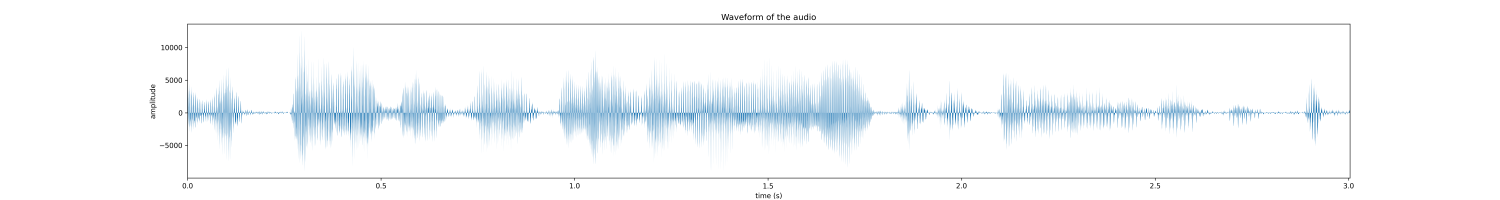
#> input picture Audio Processing/plot_scipy_audio.png, 9000 x 1200 px (shown at 1/6 size)
$ jupyter execute --allow-errors 'Inference (6).ipynb'   (shell and % lines are left out)
#> lines starting #> are read from the running program, lines starting #| are printed output that depends on the picture
# TTS

[cell 1]
%cd tortoise-tts-fast

[cell 2]
import IPython
import torchaudio
from tortoise.api import TextToSpeech

#> (a cell that did not finish here is left out)

[cell 4]
text = "This audio has been generated by Tortoise Text to Speech Model."

[cell 5]
# Pick a "preset mode" to determine quality. Options: {"ultra_fast", "fast" (default), "standard", "high_quality"}.
preset = "ultra_fast"

#> (a cell that did not finish here is left out)

[cell 7]
#Cloning Voice From Tortoise Given Samples
from tortoise.utils.audio import load_voice

#> (the rest of this cell did not finish here and is left out)

# ASR

[cell 8]
import whisper

# Model Options
# [tiny, base, small,	medium, large, large-v2]

#> (the rest of this cell did not finish here and is left out)

#> (a cell that did not finish here is left out)

[cell 10]
import librosa
import librosa.display
import matplotlib.pyplot as plt

# Load an example audio file
#> (the rest of this cell did not finish here and is left out)

[cell 11]
import cv2
import matplotlib.pyplot as plt

img = cv2.imread('./plot_scipy_audio.png')
#> img is the input picture: shape (1200, 9000, 3); mean B, G, R 250.8, 248.7, 245.7
img = cv2.cvtColor(img, cv2.COLOR_BGR2RGB)
gray = cv2.cvtColor(img, cv2.COLOR_BGR2GRAY)
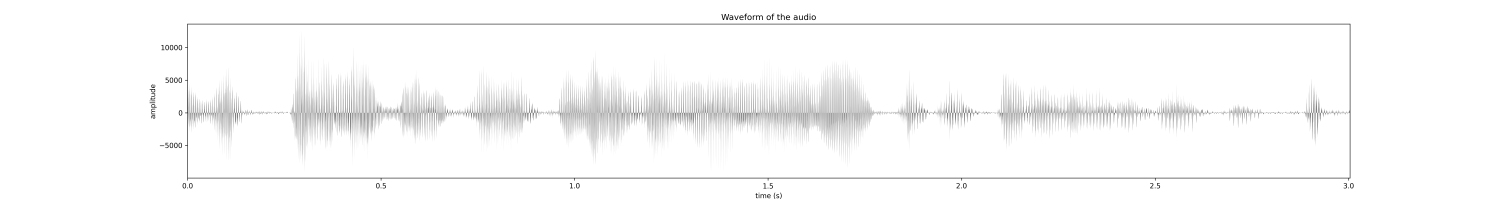
#> gray: shape (1200, 9000) (shown at 1/6 size); min 0, max 255, mean 249
b, g, r = cv2.split(img)
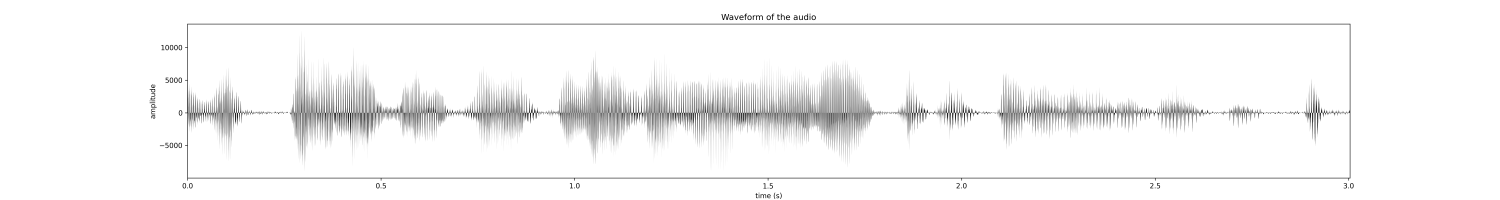
#> b: shape (1200, 9000) (shown at 1/6 size); min 0, max 255, mean 245.7
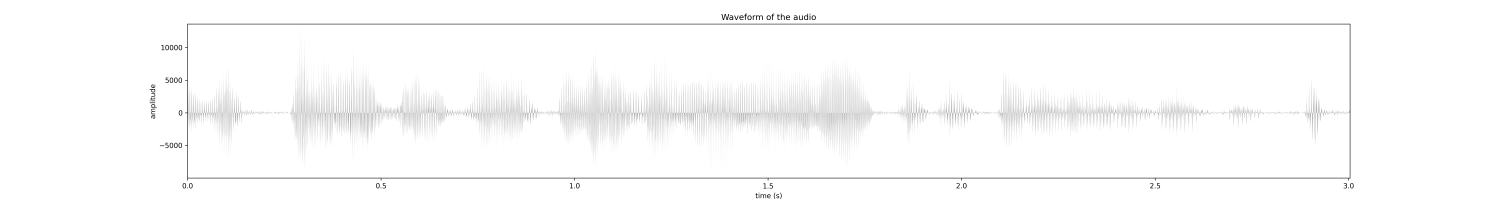
#> r: shape (1200, 9000) (shown at 1/6 size); min 0, max 255, mean 250.8

#> (the rest of this cell did not finish here and is left out)
